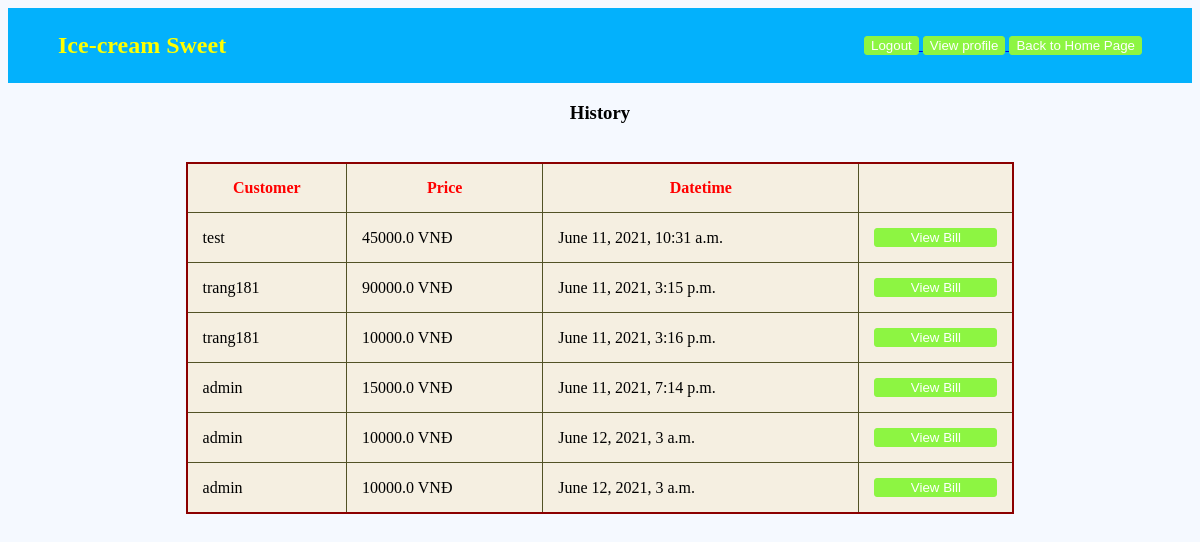
/home/statistics/ (signed in), run on an earlier commit of the app's database.
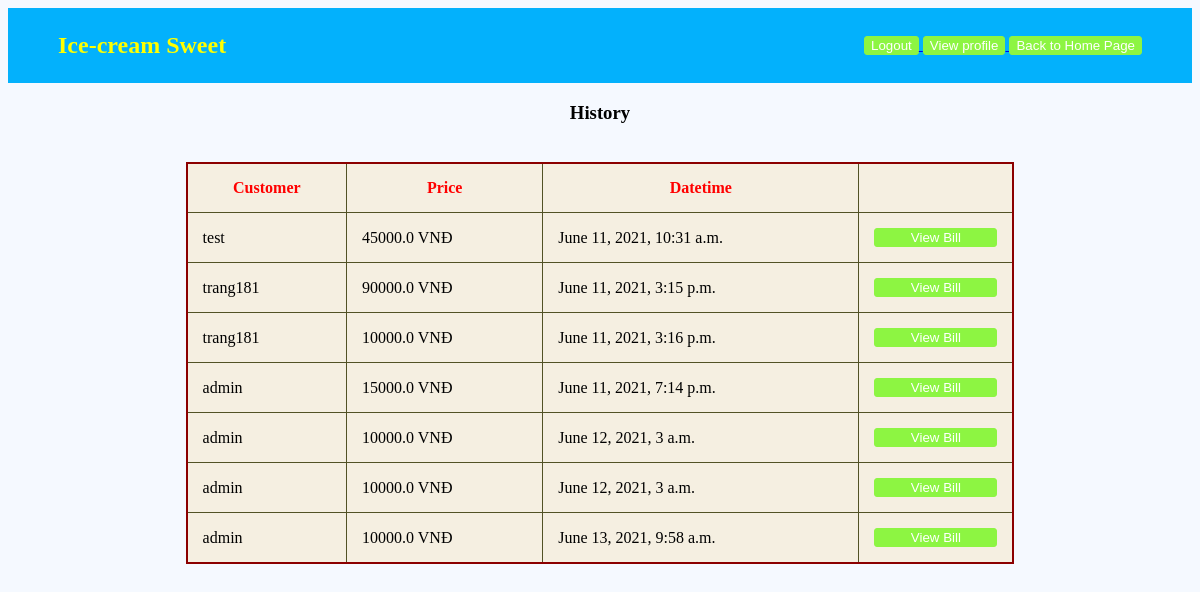
And on a later commit of the database.
### order/models.py (models this page shows, shortened)
class Statistics(models.Model):
    customer = models.ForeignKey(settings.AUTH_USER_MODEL, on_delete=models.CASCADE)
    date = models.DateTimeField(auto_now_add=True)
    price = models.FloatField(max_length=100, default=0)
    items = models.CharField(max_length=1000, default='')
    items_size = models.CharField(max_length=1000, default='')

### order/views.py (the view)
# urls.py: path('statistics/', views.statistics_manager, name='statistics'),
def statistics_manager(request):
    if not request.user.is_authenticated:
        return render(request, 'authentication/login.html')
    if not request.user.is_superuser:
        return HttpResponseRedirect(reverse('home'))
    context = {
        'statistics': Statistics.objects.all(),
    }
    return render(request, 'order/statistics.html', context)

### order/templates/order/statistics.html (shortened to what this page needs)
{% load static %}
<!DOCTYPE html>
<html lang="en">
<head>
    <link rel="stylesheet" type="text/css" href="{% static 'order/style.css' %}">
</head>
<body>
<div class="container">
    <div class="header">
        <div class="homepage"><h3><font size="+2" color="yellow">Ice-cream Sweet</font></h3></div>
        <div class="logout">
            <a href="{% url 'logout' %}">
                <button>Logout</button>
            </a>
            <a href="{% url 'profile' %}">
                <button>View profile</button>
            </a>
            <a href="{% url 'home' %}">
                <button>Back to Home Page</button>
            </a>
        </div>
    </div>
    <div class="content">
        <h3>History</h3>
        <table id="statistics"
               style="border: 2px solid darkred; margin-top: 20px; width: 100%; border-collapse: collapse; background-color: rgb(245, 239, 225);">
            <tr>
                <th style="border: 1px solid rgb(82, 82, 37)"><strong style="color: red;">Customer</strong></th>
                <th style="border: 1px solid rgb(82, 82, 37)"><strong style="color: red;">Price</strong></th>
                <th style="border: 1px solid rgb(82, 82, 37)"><strong style="color: red;">Datetime</strong></th>
            </tr>
            {% for item in statistics %}
            <tr>
                <td style="border: 1px solid rgb(82, 82, 37)">{{item.customer}}</td>
                <td style="border: 1px solid rgb(82, 82, 37)">{{item.price}} VNĐ</td>
                <td style="border: 1px solid rgb(82, 82, 37)">{{item.date}}</td>
                <th style="border: 1px solid rgb(82, 82, 37)">
                    <form action="{% url 'view_statistics' %}" method="post">
                        <button type="submit" style="width: 100%">View Bill</button>
                    </form>
                </th>
            </tr>
            {% endfor %}
        </table>
    </div>
</div>
</body>
</html>

What changed in the data, as far as the page shows it:
added Statistics: customer "admin", price "10000.0", date "June 13, 2021, 9:58 a.m."
